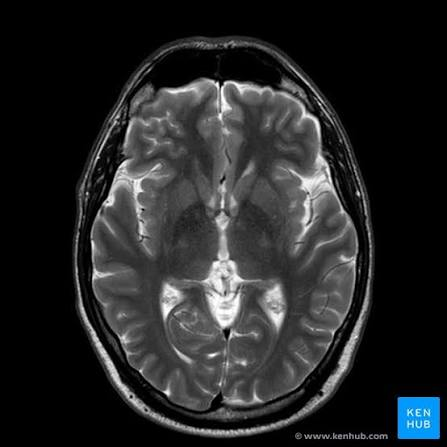
#> input picture 05/input/brain_mri.jfif, 447 x 447 px, given in place of the camera
$ jupyter execute --allow-errors 'CV Lab07 remaining.ipynb'   (text cells are left out)
#> lines starting #> are read from the running program, lines starting #| are printed output that depends on the picture; after the words box and inside, x2 and y2 are one past the last pixel; in counts of white or black regions, pixels touching at a corner belong together
[cell 1]
import cv2
import numpy as np
import matplotlib.pyplot as plt
from pathlib import Path

plt.rcParams['figure.figsize'] = (12, 5)

def show_bgr(image, title='', ax=None):
    if ax is None:
        fig, ax = plt.subplots()
    ax.imshow(cv2.cvtColor(image, cv2.COLOR_BGR2RGB))
    ax.set_title(title)
    ax.axis('off')
    return ax

[cell 2]
height, width = 440, 660
source_image = np.full((height, width, 3), (244, 243, 239), dtype=np.uint8)
cv2.rectangle(source_image, (48, 40), (612, 390), (40, 110, 170), 5)
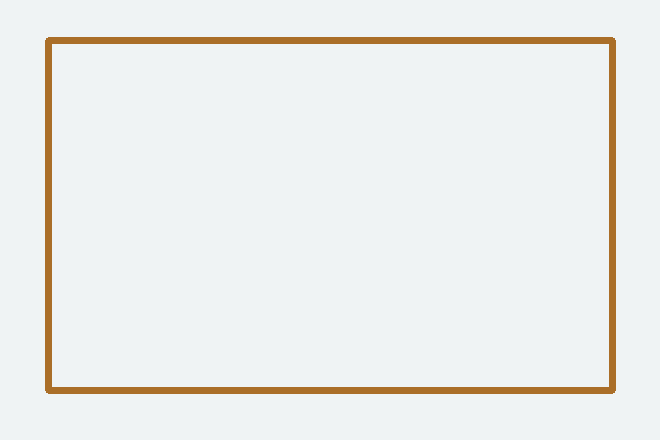
#> source_image: shape (440, 660, 3); mean of channels 0, 1, 2 235, 237.1, 236; drawn as B, G, R
cv2.rectangle(source_image, (90, 115), (295, 310), (100, 185, 235), -1)
cv2.circle(source_image, (443, 220), 91, (78, 145, 60), -1)
cv2.line(source_image, (90, 360), (575, 90), (45, 45, 45), 5)
cv2.putText(source_image, 'CV LAB 07', (160, 87), cv2.FONT_HERSHEY_SIMPLEX, 1.2, (15, 15, 15), 3)
cv2.putText(source_image, '2D TRANSFORM', (130, 349), cv2.FONT_HERSHEY_SIMPLEX, 0.82, (10, 10, 10), 2)
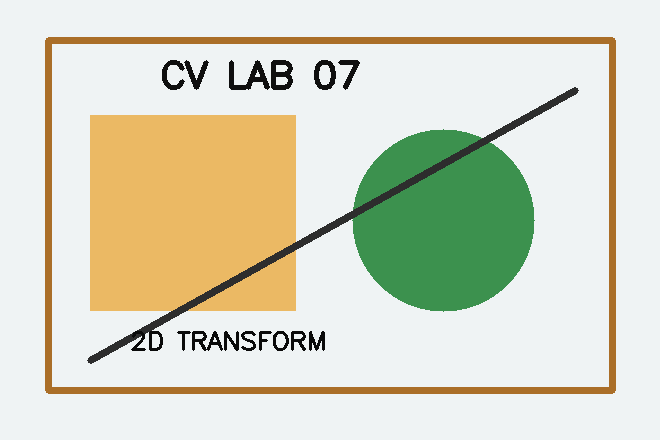
#> source_image: shape (440, 660, 3); mean of channels 0, 1, 2 195.6, 215.2, 214.6; drawn as B, G, R
show_bgr(source_image, 'Original image')
plt.show()

[cell 3]
translate_matrix = np.float32([[1, 0, 90], [0, 1, 45]])
rotate_matrix = cv2.getRotationMatrix2D((width / 2, height / 2), 30, 1)
scale_matrix = cv2.getRotationMatrix2D((width / 2, height / 2), 0, 0.7)
shear_matrix = np.float32([[1, 0.32, -55], [0.14, 1, -35]])

transforms_2d = {
    'Translation': cv2.warpAffine(source_image, translate_matrix, (width, height)),
    'Rotation': cv2.warpAffine(source_image, rotate_matrix, (width, height)),
    'Scaling': cv2.warpAffine(source_image, scale_matrix, (width, height)),
    'Shearing': cv2.warpAffine(source_image, shear_matrix, (width, height)),
}

[cell 4]
fig, axes = plt.subplots(1, 5, figsize=(19, 4))
show_bgr(source_image, 'Original', axes[0])
for ax, (name, image) in zip(axes[1:], transforms_2d.items()):
    show_bgr(image, name, ax)
#> this loop made 4 passes
#> name on passes 1 to 4: 'Translation', 'Rotation', 'Scaling', 'Shearing'
plt.tight_layout()
plt.show()
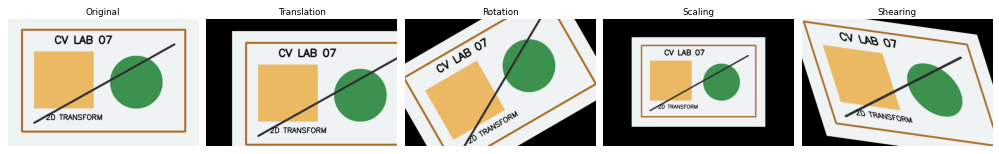
#> figure drawn by matplotlib, 5 panels

[cell 5]
cube = np.array([
    [-1, -1, -1], [1, -1, -1], [1, 1, -1], [-1, 1, -1],
    [-1, -1, 1], [1, -1, 1], [1, 1, 1], [-1, 1, 1]
], dtype=float)
edges = [(0,1),(1,2),(2,3),(3,0),(4,5),(5,6),(6,7),(7,4),(0,4),(1,5),(2,6),(3,7)]

def rotation_3d(axis, degrees):
    t = np.deg2rad(degrees)
    c, s = np.cos(t), np.sin(t)
    if axis == 'x':
        return np.array([[1,0,0],[0,c,-s],[0,s,c]])
    if axis == 'y':
        return np.array([[c,0,s],[0,1,0],[-s,0,c]])
    return np.array([[c,-s,0],[s,c,0],[0,0,1]])

[cell 6]
cube_versions = {
    'Original': cube,
    'Rotate X': cube @ rotation_3d('x', 40).T,
    'Rotate Y': cube @ rotation_3d('y', 45).T,
    'Rotate Z': cube @ rotation_3d('z', 45).T,
    'Translate + scale': cube * 0.7 + np.array([0.9, 0.5, 0.6])
}

[cell 7]
fig = plt.figure(figsize=(17, 4))
for i, (name, points) in enumerate(cube_versions.items(), 1):
    ax = fig.add_subplot(1, 5, i, projection='3d')
    for a, b in edges:
        ax.plot(*points[[a,b]].T, color='royalblue', linewidth=2)
    ax.scatter(*points.T, s=16, color='tomato')
    ax.set(xlim=(-2,2), ylim=(-2,2), zlim=(-2,2), title=name,
           xlabel='X', ylabel='Y', zlabel='Z')
    ax.set_box_aspect((1,1,1))
plt.tight_layout()
plt.show()
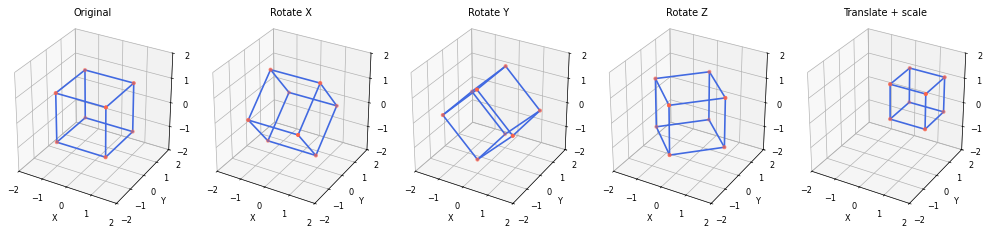
#> figure drawn by matplotlib, 5 panels

[cell 8]
point_2d = np.array([120, 80], dtype=float)
point_h = np.append(point_2d, 1.0)
translation_h = np.array([[1, 0, 65], [0, 1, 40], [0, 0, 1]], dtype=float)
transformed_h = translation_h @ point_h
transformed_2d = transformed_h[:2] / transformed_h[2]
print('Original point:', point_2d)
print('Homogeneous point:', point_h)
print('After translation:', transformed_2d)
print('The extra coordinate allows translation and other transformations through matrix multiplication.')

[cell 9]
fig, ax = plt.subplots(figsize=(6, 5))
ax.scatter(*point_2d, s=90, label='Original (120, 80)')
ax.scatter(*transformed_2d, s=90, label='Transformed (185, 120)')
ax.annotate('', xy=transformed_2d, xytext=point_2d,
            arrowprops={'arrowstyle':'->', 'linewidth':2})
ax.set(xlim=(0,250), ylim=(0,180), xlabel='X', ylabel='Y')
ax.grid(True)
ax.legend()
plt.show()
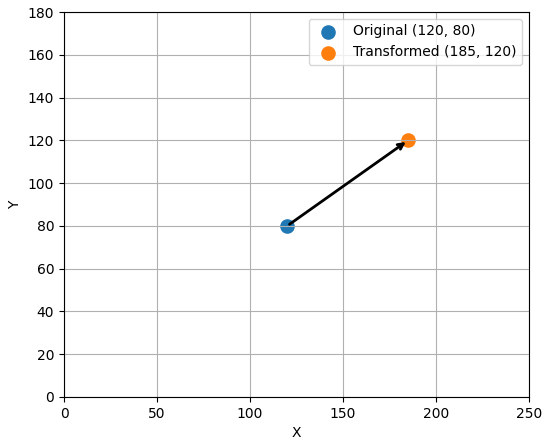
#> figure drawn by matplotlib, 1 panel

[cell 10]
affine_matrix = np.float32([[1.05, 0.25, 15], [-0.12, 0.90, 70]])
affine_image = cv2.warpAffine(source_image, affine_matrix, (width, height))
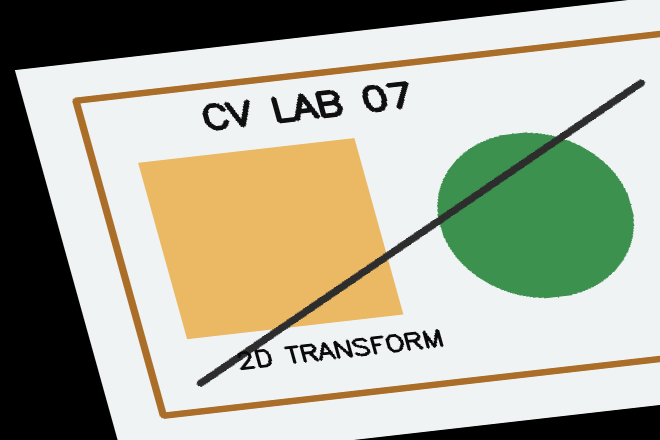
#> affine_image: shape (440, 660, 3); mean of channels 0, 1, 2 154.9, 173.5, 172.7; drawn as B, G, R
print('Affine matrix:\n', affine_matrix)

[cell 11]
fig, axes = plt.subplots(1, 2, figsize=(12, 4))
show_bgr(source_image, 'Before affine transformation', axes[0])
show_bgr(affine_image, 'After affine transformation', axes[1])
plt.tight_layout()
plt.show()
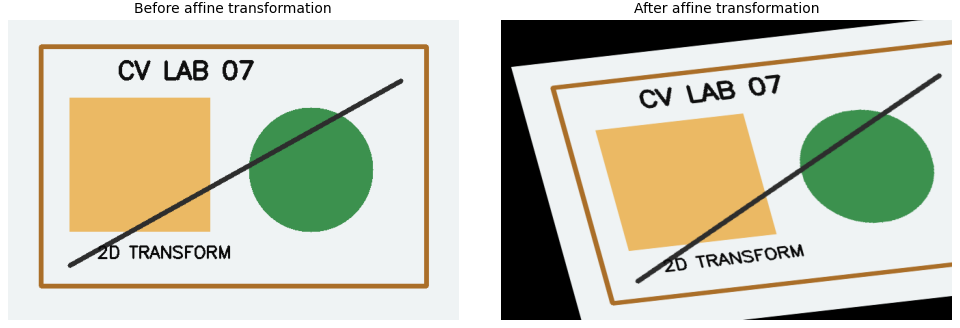
#> figure drawn by matplotlib, 2 panels
print('Straight lines remain straight; parallel lines remain parallel under an affine transformation.')

[cell 12]
flat_corners = np.float32([[0, 0], [width-1, 0], [width-1, height-1], [0, height-1]])
tilted_corners = np.float32([[175, 170], [795, 80], [900, 650], [105, 735]])
scene_size = (1020, 830)
homography_tilt = cv2.getPerspectiveTransform(flat_corners, tilted_corners)
tilted_image = cv2.warpPerspective(source_image, homography_tilt, scene_size,
                                  borderMode=cv2.BORDER_CONSTANT,
                                  borderValue=(230, 230, 230))
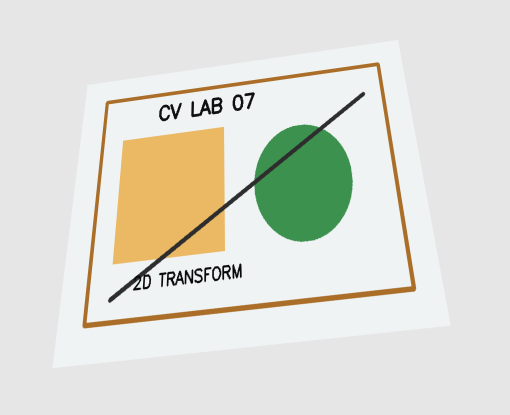
#> tilted_image: shape (830, 1020, 3) (shown at 1/2 size); mean of channels 0, 1, 2 214.3, 223.3, 222.7; drawn as B, G, R

[cell 13]
homography_correct = cv2.getPerspectiveTransform(tilted_corners, flat_corners)
perspective_corrected = cv2.warpPerspective(tilted_image, homography_correct, (width, height))
fig, axes = plt.subplots(1, 3, figsize=(15, 4))
show_bgr(source_image, 'Flat image', axes[0])
show_bgr(tilted_image, 'Tilted perspective', axes[1])
show_bgr(perspective_corrected, 'Corrected homography', axes[2])
plt.tight_layout()
plt.show()
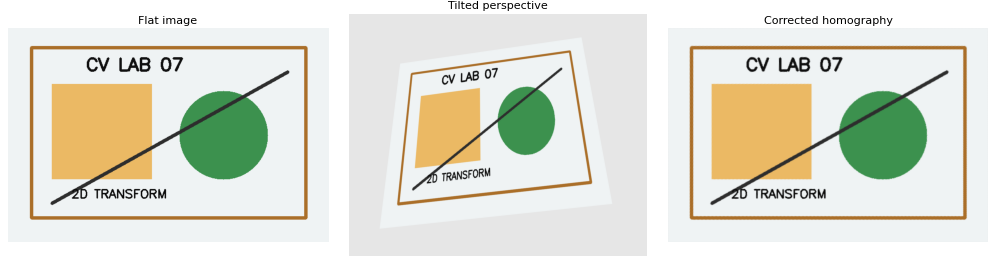
#> figure drawn by matplotlib, 3 panels

[cell 14]
def apply_perspective_transform(image, source_points, destination_points, output_size):
    src = np.asarray(source_points, dtype=np.float32)
    dst = np.asarray(destination_points, dtype=np.float32)
    matrix = cv2.getPerspectiveTransform(src, dst)
    transformed = cv2.warpPerspective(image, matrix, output_size)
    return transformed, matrix

[cell 15]
rectangle_points = np.float32([[0,0], [width-1,0], [width-1,height-1], [0,height-1]])
unwrapped, inverse_h = apply_perspective_transform(
    tilted_image, tilted_corners, rectangle_points, (width, height)
)
#> inverse_h = [[1.27, 0.157, -248.6], [0.164, 1.13, -221.2], [0.000159, 0.000564, 1]]
print('Inverse homography:\n', inverse_h)
#| Inverse homography:
#|  [[ 1.26787039e+00  1.57081288e-01 -2.48581138e+02]
#|  [ 1.64340706e-01  1.13212487e+00 -2.21220851e+02]
#|  [ 1.58872938e-04  5.63505344e-04  1.00000000e+00]]

[cell 16]
fig, axes = plt.subplots(1, 2, figsize=(11, 5))
preview = tilted_image.copy()
cv2.polylines(preview, [tilted_corners.astype(np.int32)], True, (0, 0, 255), 4)
#> preview: shape (830, 1020, 3); 1.49% of pixels changed, all inside (x1, y1, x2, y2) = (103, 78, 903, 738)
show_bgr(preview, 'Source: tilted quadrilateral', axes[0])
show_bgr(unwrapped, 'Destination: upright rectangle', axes[1])
plt.tight_layout()
plt.show()

[cell 17]
PHOTO_PATH = None
REAL_PHOTO_CORNERS = None
if PHOTO_PATH and REAL_PHOTO_CORNERS is not None:
    real_photo = cv2.imread(str(PHOTO_PATH))
    if real_photo is None:
        raise FileNotFoundError(PHOTO_PATH)
    real_unwrapped, real_H = apply_perspective_transform(
        real_photo, REAL_PHOTO_CORNERS, rectangle_points, (width, height)
    )
    fig, axes = plt.subplots(1, 2, figsize=(12, 5))
    show_bgr(real_photo, 'Real tilted photo', axes[0])
    show_bgr(real_unwrapped, 'Rectified photo', axes[1])
    plt.show()

[cell 18]
calibration_dir = Path('lab07_checkerboard_photos')
calibration_dir.mkdir(exist_ok=True)
calibration_file = Path('lab07_camera_calibration.npz')
CHECKERBOARD = (9, 6)
SQUARE_SIZE_MM = 25.0
CAMERA_INDEX = 0

[cell 19]
square_px, margin = 76, 40
board_width = (CHECKERBOARD[0] + 1) * square_px
board_height = (CHECKERBOARD[1] + 1) * square_px
board = np.full((board_height + 2 * margin, board_width + 2 * margin, 3), 255, np.uint8)
for y in range(CHECKERBOARD[1] + 1):
    for x in range(CHECKERBOARD[0] + 1):
        if (x + y) % 2 == 0:
            x0, y0 = margin + x * square_px, margin + y * square_px
            cv2.rectangle(board, (x0, y0), (x0 + square_px, y0 + square_px), (0,0,0), -1)
cv2.imwrite('lab07_checkerboard_pattern.png', board)
show_bgr(board, '9 x 6 inner-corner calibration board')
plt.show()

[cell 20]
CAPTURE_CALIBRATION_PHOTOS = True
TARGET_CALIBRATION_PHOTOS = 15
if CAPTURE_CALIBRATION_PHOTOS and not list(calibration_dir.glob('*.jpg')):
    cap = cv2.VideoCapture(CAMERA_INDEX)
    if not cap.isOpened():
        print('Webcam unavailable. Add checkerboard images to', calibration_dir.resolve())
    else:
        saved = 0
        print("Move the checkerboard through varied angles. Press 's' to save, 'q' to finish.")
        try:
            while saved < TARGET_CALIBRATION_PHOTOS:
                ok, frame = cap.read()
#> frame is the input picture: shape (447, 447, 3); mean B, G, R 39.4, 38.7, 37.5
                if not ok:
                    break
                gray = cv2.cvtColor(frame, cv2.COLOR_BGR2GRAY)
#> (the rest of the program and of its run is left out)
